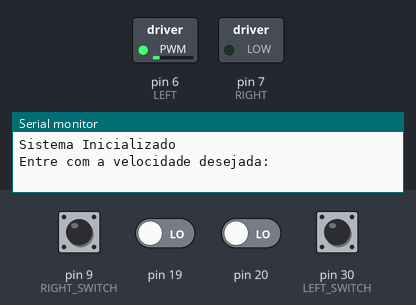
Recording of a sketch running on a simulated Arduino Mega 2560, built with avr-gcc and run on an emulated ATmega2560. Parts: switched loads named in the sketch (green lamp = pin HIGH), the last lines printed to the serial monitor. The inputs (shaded band) are chosen by the test bench; at power-on: pin 9 (RIGHT_SWITCH), pin 19, pin 20, pin 30 (LEFT_SWITCH) LOW.

Above: at 0.8 s.
0.9 s: pin 30 (LEFT_SWITCH) pulled HIGH for 0.15 s
At 1.3 s:
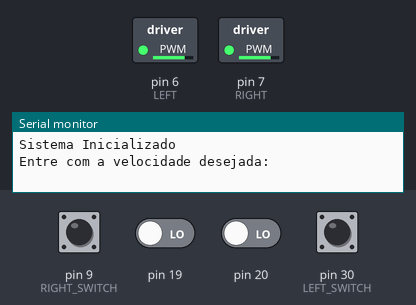
At 10.2 s:
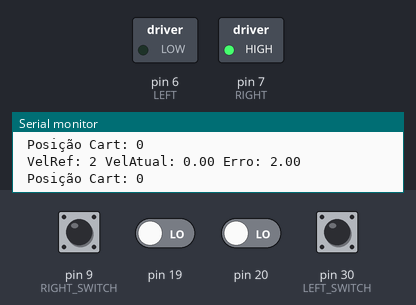
Timing chart, 0 to 11.7 s (numbered marks = the images above; inputs shaded):
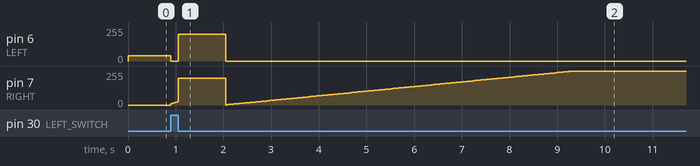

The sketch:

FINAL.ino
```cpp
#define LEFT_SWITCH 30                                                  //End line switch on the Left
#define RIGHT_SWITCH 9                                                  //End line switch on the right
#define CHA_CART 4                                                      //Cart's Encoder Channel A
#define CHB_CART 3                                                      //Cart's Encoder Channel B
#define CHA_PEN 37                                                      //Pendulum's Encoder Channel A
#define CHB_PEN 36                                                      //Pendulum's Encoder Channel B
#define LEFT 6                                                          //motor rotates anticlockwise - CART to the Left
#define RIGHT 7                                                         //motor rotates clockwise - CART to the Right

//.............................................................................................................................//
int LEFT_SWITCH_state;                                                  //Variable used for indicating if LEFT_SWITCH is ON or OFF (1 ou 0)
int RIGHT_SWITCH_state;                                                 //Variable used for indicating if RIGHT_SWITCH is ON or OFF (1 ou 0)
int valPWM;                                                             //Variable witch alternates between 0 and 255
//.............................................................................................................................//
volatile int masterCountCart = 0;                                       //motor encoder counter (reseting)
volatile int cartSignal, oldCartSignal;                                 //Variables used for checking Cart's position. Necessary for 'masterCountCart'
int cartCurrentPosition;                                                //Cart's current position
float cartCurrentVelocity;                                              //Cart's current velocity
float cartVelocity(void);                                               //'getCartVelocity()' returns the current linear velocity of the Cart [pulse/miliseconds]
//.............................................................................................................................//
volatile int masterCountPen = 0;                                        //contador encoder cart
volatile int penSignal, oldPenSignal;                                   //Variables used for checking Pendulum's position. Necessary for 'masterCountPen'
float getPendulumVelocity(void);                                        //'getPendulumVelocity()' returns the current angular velocity of the Pendulum [cicles/miliseconds]
//.............................................................................................................................//
long int previousTime = 0;                                              //Variable used calculating time
long int currentTime;                                                   //Variable used calculating
long int deltaTime;                                                     //Variable used calculating
//.............................................................................................................................//
float errorValue;                                                       //Variable witch contains the current error of control
float previousErrorValue = 0;                                           //Variable witch contains the last error of control
float deltaError = 0;                                                   //Variable used for comparing the last with the current error
float roundedValue;                                                     //Variable used for containing a calculated value rounded
//.............................................................................................................................//
float Kp = 1.2;                                                         //Proporcionality constant
float Ki = 1;                                                           //integration constant
float Kd = 0;                                                           //Derivative constant
//float proporcional(void);                                             //Function used for propotional control
//float integration(void);                                              //Function used for integration control
//float derivation(void);                                               //Function used for derivation control
int Prop = 0;
float Int = 0;
float Der = 0;
long int timeForIntagrating;                                            //Used in Integration control
long int TMP_INT = 50;                                                  //Used in Integration control
long int timeForDerivating;                                             //Used in Derivation control
long int TMP_DER = 50;                                                  //Used in Derivation control
//.............................................................................................................................//

void setup(){
  pinMode(CHA_PEN, INPUT);                                              //Pendulum's Encoder Channel A used for 3.3V input
  pinMode(CHB_PEN, INPUT);                                              //Pendulum's Encoder Channel B used for 3.3V input
  pinMode(LEFT_SWITCH, INPUT);                                          //End line switch used for 3.3V input
  pinMode(RIGHT_SWITCH, INPUT);                                         //End line switch
  pinMode(CHA_CART, INPUT);                                             //Cart's Encoder Channel A used for 3.3V input
  pinMode(CHB_CART, INPUT);                                             //Cart's Encoder Channel B used for 3.3V input

  pinMode(RIGHT, OUTPUT);                                               //Output pin used for rotates the motor anticlockwise - CART to the Left
  pinMode(LEFT, OUTPUT);                                                //Output pin used for rotates the motor anticlockwise - CART to the Right

  Serial.begin(115200);                                                 //Serial Begining
  Serial.println("Sistema Inicializado \n");                            //Serial message display
  Serial.println("Entre com a velocidade desejada: ");                  //Serial message display

  RIGHT_SWITCH_state = digitalRead(RIGHT_SWITCH);                       //Checking current state of RIGHT_SWITCH
  LEFT_SWITCH_state = digitalRead(LEFT_SWITCH);                         //Checking current state of LEFT_SWITCH

  attachInterrupt(CHA_CART,calculatingCartPosition, CHANGE);            //Calculating CH-A cart's position
  attachInterrupt(CHB_CART,calculatingCartPosition, CHANGE);            //Calculating CH-B cart's position

  masterCountCart = 0;                                                  //Counter reset
  left_calibration();                                                   //It makes the operation to iniciate with Cart on the initial position (to the left, near by LEFT_SWITCH)
  currentTime = millis();                                               //It initiates the timer
  timeForIntagrating = currentTime + TMP_INT;
  timeForDerivating = currentTime + TMP_DER;
}
//.............................................................................................................................//

void loop()
{
    movingCart_PIDcontrol(2, 5350);                                     // movingCart_PIDcontrol(cartVelocity_reference [pulses/ms], desiredPosition [pulses]). This function uses PID control to moving cart along rail
}
//.............................................................................................................................//

void calculatingCartPosition()
{
  oldCartSignal = cartSignal;                                           //Variable atualization
  cartSignal = (digitalRead(CHA_CART)*2) + digitalRead(CHB_CART);       //Variable atualization

  if((oldCartSignal == 0) && (cartSignal == 1))
    masterCountCart-- ;                                                 // decreases -1 on anticlockwise counting
  if((oldCartSignal == 0) && (cartSignal == 2))
    masterCountCart++ ;                                                 // increases 1 on clockwise counting

  if((oldCartSignal == 1) && (cartSignal == 3))
    masterCountCart-- ;                                                 // decreases -1 on anticlockwise counting
  if((oldCartSignal == 1) && (cartSignal == 0))
    masterCountCart++ ;                                                 // increases 1 on clockwise counting

  if((oldCartSignal == 2) && (cartSignal == 0))
    masterCountCart-- ;                                                 // decreases -1 on anticlockwise counting
  if((oldCartSignal == 2) && (cartSignal == 3))
    masterCountCart++ ;                                                 // increases 1 on clockwise counting

  if((oldCartSignal == 3) && (cartSignal == 2))
    masterCountCart-- ;                                                 // decreases -1 on anticlockwise counting
  if((oldCartSignal == 3) && (cartSignal == 1))
    masterCountCart++ ;                                                 // increases 1 on clockwise counting
}
//.............................................................................................................................//
void calculatingPendulumPosition()
{
  oldPenSignal = penSignal;                                             //Variable atualization
  penSignal = (digitalRead(CHA_PEN)*2) + digitalRead(CHB_PEN);          //Variable atualization

  if(masterCountPen > 2047) masterCountPen -= 2048;                     //It resests Pendulum position after clockwise cycle
  if(masterCountPen < -2047) masterCountPen += 2048;                    //It resests Pendulum position after anticlockwise cycle

  if((oldPenSignal == 0) && (penSignal == 1))
    masterCountPen-- ;                                                  // decreases -1 on anticlockwise counting
  if((oldPenSignal == 0) && (penSignal == 2))
    masterCountPen++ ;                                                  // increases 1 on clockwise counting

  if((oldPenSignal == 1) && (penSignal == 3))
    masterCountPen-- ;                                                  // decreases -1 on anticlockwise counting
  if((oldPenSignal == 1) && (penSignal == 0))
    masterCountPen++ ;                                                  // increases 1 on clockwise counting

  if((oldPenSignal == 2) && (penSignal == 0))
    masterCountPen-- ;                                                  // decreases -1 on anticlockwise counting
  if((oldPenSignal == 2) && (penSignal == 3))
    masterCountPen++ ;                                                  // increases 1 on clockwise counting

  if((oldPenSignal == 3) && (penSignal == 2))
    masterCountPen-- ;                                                  // decreases -1 on anticlockwise counting
  if((oldPenSignal == 3) && (penSignal == 1))
    masterCountPen++ ;                                                  // increases 1 on clockwise counting
}
//.............................................................................................................................//
void left_calibration()
{
  LEFT_SWITCH_state = digitalRead(LEFT_SWITCH);                         //Atualizating current state of LEFT_SWITCH
  while (LEFT_SWITCH_state != 1)                                        //checking condition
  {
    delay(1);                                                           //Minimum delay necessary
    analogWrite(RIGHT,0);
    analogWrite(LEFT,41);
    //valPWM = -41;
    //motor(valPWM);                                                    //Moving Cart to the left
    LEFT_SWITCH_state = digitalRead(LEFT_SWITCH);                       //Atualizating current state of LEFT_SWITCH
  }
  cartCurrentPosition = masterCountCart;                                //Atualizates Cart current position
  valPWM = 10;

  do{                                                                   //"do-while" - The sequency of commands wiil happen at least once and it will repeat while LEFT_SWITCH_state == 1
    motor(valPWM);                                                      //Moving Cart to the right
    if(cartCurrentPosition == masterCountCart)                          //If there was no change in cart position, the PWM value will be increased
    valPWM++;                                                           //PWM value is increased
    else                                                                //If there was change in cart position
    cartCurrentPosition = masterCountCart;                              //variable atualization
    delay(10);                                                          //delay time
    LEFT_SWITCH_state = digitalRead(LEFT_SWITCH);                       //Atualizating current state of LEFT_SWITCH
    }
    while(LEFT_SWITCH_state);                                           //End of 'do-while'

    analogWrite(RIGHT,200);                                             //Braking motor
    analogWrite(LEFT,200);                                              //Breaking motor
    delay(1000);                                                        //One second of delay time
    motor(0);                                                           //motor traction freedom
    masterCountCart = 0;                                                //motor encoder counter (reseting)
}
//.............................................................................................................................//
float getPendulumVelocity()                                             //Function used for calculating pendulum's angular velocity
{
  int initialPosition, finalPosition;                                   //Variables used for calculating velocity
  float velocity;                                                       //Variable used for calculating velocity
  initialPosition = masterCountPen;
  delay(10);
  finalPosition = masterCountPen;
  velocity = (float)((finalPosition - initialPosition)/ 10.0);          //Calculating velocity
  return(velocity);                                                     //The function returns the calculated velocity
}
//.............................................................................................................................//
float getCartVelocity()                                                 //Function used for calculating cart's linear velocity
{
  int initialPosition, finalPosition;                                   //Variables used for calculating velocity
  float velocity;                                                       //Variable used for calculating velocity
  initialPosition = masterCountCart;                                    //Variable atualization
  delay(10);                                                            //Delay time
  finalPosition = masterCountCart;                                      //Variable atualization
  velocity = (float)((finalPosition - initialPosition)/ 10.0);          //Calculating velocity
  return(velocity);                                                     //The function returns the calculated velocity
}
//.............................................................................................................................//
void motor(int vel)                                                      //Function used for actuating motor. It makes cart to moviment
{
  if(vel > 255) vel = 255;                                               //Seting limits
  if(vel < -255) vel = -255;                                             //Seting limits
  if(vel > 0)
  {
    analogWrite(RIGHT,abs(vel));                                         //Cart moves to the right
    analogWrite(LEFT,0);                                                 //Cart do not move to the left
  }
  else
  {
    analogWrite(LEFT,abs(vel));;                                         //Cart moves to the left
    analogWrite(RIGHT,0);                                                //Cart do not move to the right
  }
}
//.............................................................................................................................//
void proporcional()                                                      //Function used for propotional control
{
  roundedValue = round(Kp * errorValue);                                 //Rounding proportional value calculated according to error
  Prop = (int) roundedValue;                                             //Storing calculated value
}
//.............................................................................................................................//
void integration( )                                                      //Function used for integration control
{
  currentTime = millis();                                                //Storing current time

  if (currentTime >= timeForIntagrating)                                 //Checking condition
  {
    Int = (int) errorValue*Ki + Int;                                     //Calculating integration controal value
    if(Int > 255) Int = 255;                                             //Setting limits
    if(Int < 0) Int = 0;                                                 //Setting limits
    currentTime = millis();                                              //Storing current time
    timeForIntagrating = currentTime + TMP_INT;                          //Variable atualization
  }
}
//.............................................................................................................................//
void derivation( )                                                       //Function used for derivation control
{
  currentTime = millis();                                                //Storing current time

  if (currentTime >= timeForDerivating)                                  //Checking condition
  {
    deltaError = errorValue - previousErrorValue;                        //Calculating deltaError used in derivation calculus
    deltaTime = currentTime - previousTime;                              //Calculating deltaTime used in derivation calculus
    Der = (int) ((deltaError*Kd)/(deltaTime));                           //Calculating derivation control value
    previousErrorValue = errorValue;                                     //Variable atualization
    previousTime = currentTime;                                          //Variable atualization
    if(Der > 255) Der  = 255;                                            //Setting limits
    if(Der < 0) Der  = 0;                                                //Setting limits
    currentTime = millis();                                              //Storing current time
    timeForDerivating = currentTime + TMP_DER;                           //Variable atualization
  }
}
//.............................................................................................................................//
void movingCart_PIDcontrol (int cartVelocity_reference, int desiredPosition)  //Function used for moving cart along rail. It used PID control system.
                                                                              //For using the function, the operator needs to provide cart's desired linear velocity and desired final rail position
{
  float finalCartVelocity;
  while(masterCountCart < (desiredPosition - ((desiredPosition/100)*cartVelocity_reference)))
  {
    cartCurrentVelocity = getCartVelocity();                                  //Variable atualization
    errorValue = cartVelocity_reference - cartCurrentVelocity;                //Error variable atualization
    proporcional();                                                           //Calculating proportional
    integration();                                                            //Calculation integration
    derivation();                                                             //Calculating derivation
    valPWM = Prop + Int + Der;
    motor(valPWM);

    Serial.print(" VelRef: ");Serial.print(cartVelocity_reference);           //It displays the choosen reference velocity
    Serial.print(" VelAtual: ");Serial.print(cartCurrentVelocity);            //It displays the current velocity
    Serial.print(" Erro: ");Serial.println(errorValue);                       //It displays the current error value
    Serial.print(" Posição Cart: ");Serial.println(masterCountCart);
  }
    while(masterCountCart > (desiredPosition + ((desiredPosition/100)*cartVelocity_reference)))
  {
    cartCurrentVelocity = getCartVelocity();                                  //Variable atualization
    errorValue = (cartVelocity_reference/2) - cartCurrentVelocity;            //Error variable atualization
    proporcional();                                                           //Calculating proportional
    integration();                                                            //Calculation integration
    derivation();                                                             //Calculating derivation
    valPWM = Prop + Int + Der;
    valPWM = valPWM*(-1);
    motor(valPWM);

    Serial.print(" VelRef: ");Serial.print(cartVelocity_reference);           //It displays the choosen reference velocity
    Serial.print(" VelAtual: ");Serial.print(cartCurrentVelocity);            //It displays the current velocity
    Serial.print(" Erro: ");Serial.print(errorValue);                         //It displays the current error value
    Serial.print(" Posicao Cart: ");Serial.println(masterCountCart);
  }

  finalCartVelocity = getCartVelocity();                                      //Variable atualization
  analogWrite(RIGHT,200);                                                     //Braking motor
  analogWrite(LEFT,200);                                                      //Breaking motor
  delay(1000);                                                                //One second of delay time
  motor(0);                                                                   //motor traction freedom
  Serial.print("Posição de chegada: ");Serial.println(masterCountCart);       //It displays the position
  Serial.print("Velocidade atingida: ");Serial.println(finalCartVelocity);    //It displays the linear velocity reached
  delay(5);                                                                   //Delay time
}
//.............................................................................................................................//
```

Source omitted: fuzzy.c (6771 bytes), hello.c (74 bytes), newFuzzyProgram.ino (0 bytes)

Measured:
- after the input at 0.9 s, pin 6 (LEFT): 41/255 → 0/255 at once, → 200/255 0.15 s later, → 0/255 1.0 s later
